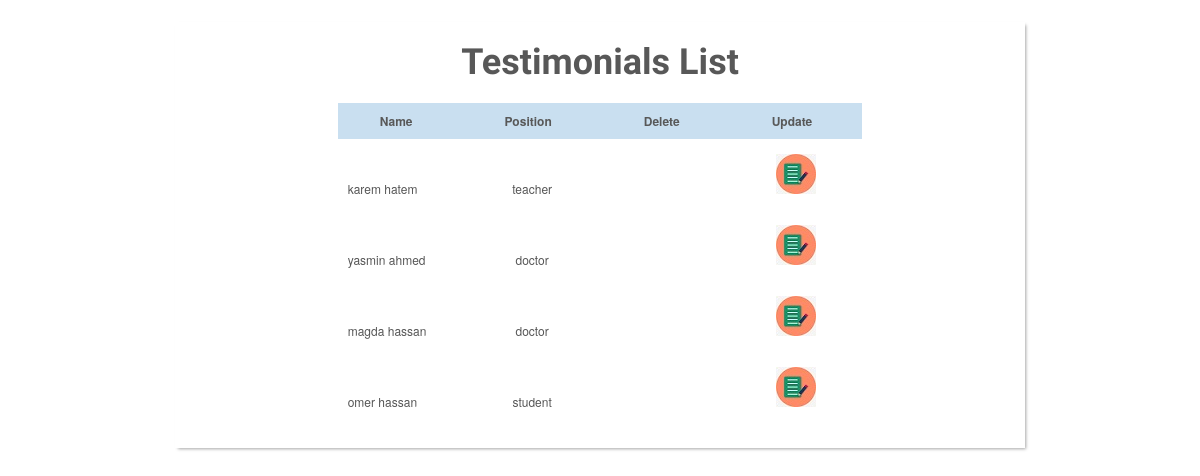
Screenshot of /admin/testimonials.php (signed in) with the database file from the repository.
### tables this page shows
CREATE TABLE `testimonial` (
  `id` int(11) NOT NULL,
  `regData` timestamp NOT NULL DEFAULT current_timestamp(),
  `name` varchar(50) NOT NULL,
  `position` varchar(50) NOT NULL,
  `content` varchar(1000) NOT NULL,
  `image` varchar(50) NOT NULL,
  `published` tinyint(1) NOT NULL DEFAULT 1
);

### admin/testimonials.php (the view, shortened to what this page needs)
<?php
include_once("include/conn.php");
try{
	$sql="SELECT * FROM `testimonial` ";
	$stmt = $conn->prepare($sql);
    $stmt->execute();
	}
catch(PDOException $e){
	echo "Connection failed: " . $e->getMessage();
}
?>
<!DOCTYPE html>
<html lang="en">
<head>
    <link rel="stylesheet" href="cars.css">
</head>
<body>
    <body>
        <div id="wrapper">
         <h1>Testimonials List</h1>
         <table id="keywords" cellspacing="0" cellpadding="0">
           <thead>
             <tr>
               <th><span>Name</span></th>
               <th><span>Position</span></th>
               <th><span>Delete</span></th>
               <th><span>Update</span></th>
             </tr>
           </thead>
           <tbody>
           <?php
           $result= $stmt->fetchAll();
           foreach($result as $row){
            $name=$row["name"];
            $position=$row["position"];
            $id=$row["id"];
            ?>
             <tr>
               <td class="lalign"><?php echo $name?></td>
               <td><?php echo $position?></td>
               <td><a href="testimonials.php?id=<?php echo $id?>" onclick="return confirm('Are you sure you want to delete?')" ><img src="../img/delete.jpg" alt=""></a></td>
               <td><a href="UpdateTestimonials.php?id=<?php echo $id ?>"><img src="../img/update.jpg" alt=""></a></td>
             </tr>
             <?php }?>
           </tbody>
         </table>
        </div>
       </body>
</body>
</html>

### admin/cars.css (style rules this page uses)
html, body, div, span, applet, object, iframe, h1, h2, h3, h4, h5, h6, p, blockquote, pre, a, abbr, acronym, address, big, cite, code, del, dfn, em, img, ins, kbd, q, s, samp, small, strike, strong, sub, sup, tt, var, b, u, i, center, dl, dt, dd, ol, ul, li, fieldset, form, label, legend, table, caption, tbody, tfoot, thead, tr, th, td, article, aside, canvas, details, embed, figure, figcaption, footer, header, hgroup, menu, nav, output, ruby, section, summary, time, mark, audio, video { margin: 0; padding: 0; border: 0; font-size: 100%; font: inherit; vertical-align: baseline; outline: none; -webkit-font-smoothing: antialiased; -webkit-text-size-adjust: 100%; -ms-text-size-adjust: 100%; -webkit-box-sizing: border-box; -moz-box-sizing: border-box; box-sizing: border-box; }
html { overflow-y: scroll; }
body { font-family: 'Helvetica Neue', Helvetica, Arial, sans-serif; font-size: 62.5%; line-height: 1; color: #585858; padding: 22px 10px; padding-bottom: 55px; }
table { border-collapse: collapse; border-spacing: 0; }
img { border: 0; max-width: 100%; }
h1 { font-family: 'Amarante', Tahoma, sans-serif; font-weight: bold; font-size: 3.6em; line-height: 1.7em; margin-bottom: 10px; text-align: center; }
#wrapper { display: block; width: 850px; background: #fff; margin: 0 auto; padding: 10px 17px; -webkit-box-shadow: 2px 2px 3px -1px rgba(0,0,0,0.35); }
#keywords { margin: 0 auto; font-size: 1.2em; margin-bottom: 15px; }
#keywords thead { cursor: pointer; background: #c9dff0; }
#keywords thead tr th { font-weight: bold; padding: 12px 30px; padding-left: 42px; }
#keywords thead tr th span { padding-right: 20px; background-repeat: no-repeat; background-position: 100% 100%; }
#keywords tbody tr { color: #555; }
#keywords tbody tr td { text-align: center; padding: 15px 10px; }
#keywords tbody tr td.lalign { text-align: left; }

### rows the page displays
testimonial: name "karem hatem", position "teacher"
testimonial: name "yasmin ahmed", position "doctor"
testimonial: name "magda hassan", position "doctor"
testimonial: name "omer hassan", position "student"
